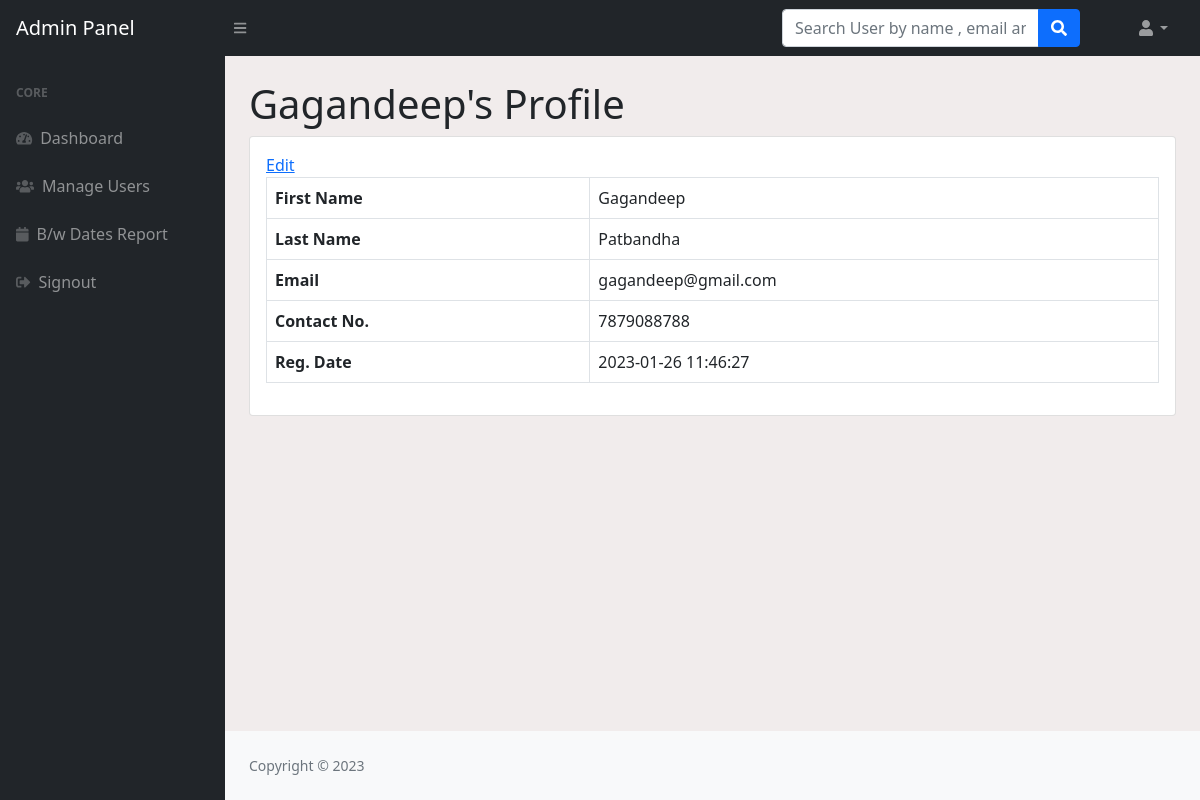
The page /loginsystem/admin/user-profile.php?uid=1 (signed in) on the database its author committed.
### tables this page shows
CREATE TABLE `users` (
  `id` int(11) NOT NULL,
  `fname` varchar(255) DEFAULT NULL,
  `lname` varchar(255) DEFAULT NULL,
  `email` varchar(255) DEFAULT NULL,
  `password` varchar(300) DEFAULT NULL,
  `contactno` varchar(11) DEFAULT NULL,
  `posting_date` timestamp NOT NULL DEFAULT current_timestamp()
);

### loginsystem/admin/user-profile.php (the view, shortened to what this page needs)
<?php session_start();
include_once('../includes/config.php');
if (strlen($_SESSION['adminid']==0)) {
  header('location:logout.php');
  } else{
?>
<!DOCTYPE html>
<html lang="en">
    <head>
        <link href="https://cdn.jsdelivr.net/npm/simple-datatables@latest/dist/style.css" rel="stylesheet" />
        <link href="../css/styles.css" rel="stylesheet" />
    </head>
    <body class="sb-nav-fixed">
      <?php include_once('includes/navbar.php');?>
        <div id="layoutSidenav">
          <?php include_once('includes/sidebar.php');?>
            <div id="layoutSidenav_content">
                <main>
                    <div class="container-fluid px-4">
<?php
$userid=$_GET['uid'];
$query=mysqli_query($con,"select * from users where id='$userid'");
while($result=mysqli_fetch_array($query))
{?>
                        <h1 class="mt-4"><?php echo $result['fname'];?>'s Profile</h1>
                        <div class="card mb-4">
                            <div class="card-body">
                                <a href="edit-profile.php?uid=<?php echo $result['id'];?>">Edit</a>
                                <table class="table table-bordered">
                                   <tr>
                                    <th>First Name</th>
                                       <td><?php echo $result['fname'];?></td>
                                   </tr>
                                   <tr>
                                       <th>Last Name</th>
                                       <td><?php echo $result['lname'];?></td>
                                   </tr>
                                   <tr>
                                       <th>Email</th>
                                       <td colspan="3"><?php echo $result['email'];?></td>
                                   </tr>
                                     <tr>
                                       <th>Contact No.</th>
                                       <td colspan="3"><?php echo $result['contactno'];?></td>
                                   </tr>
                                        <tr>
                                       <th>Reg. Date</th>
                                       <td colspan="3"><?php echo $result['posting_date'];?></td>
                                   </tr>
                                </table>
                            </div>
                        </div>
<?php } ?>
                    </div>
                </main>
          <?php include('../includes/footer.php');?>
            </div>
        </div>
    </body>
</html>
<?php } ?>

### rows shown on the page
users: fname "Gagandeep", lname "Patbandha", email "gagandeep@gmail.com", contactno "7879088788", posting_date "2023-01-26 11:46:27"
